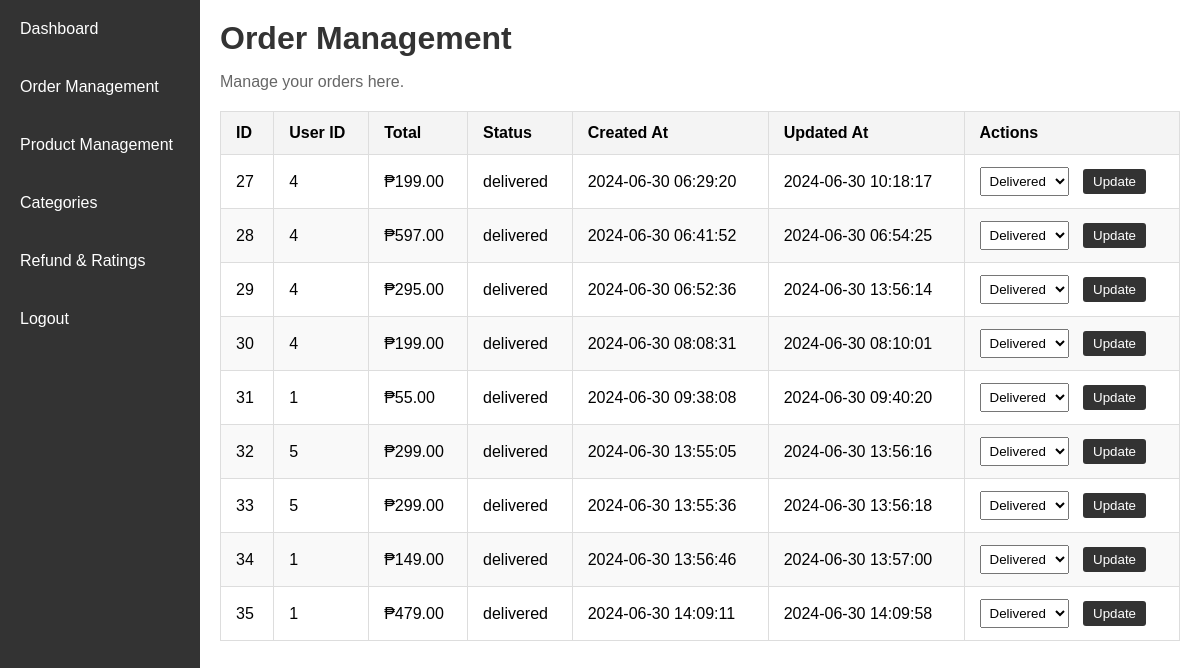
The page /OrderManagement.php (signed in) on the database as committed earlier.
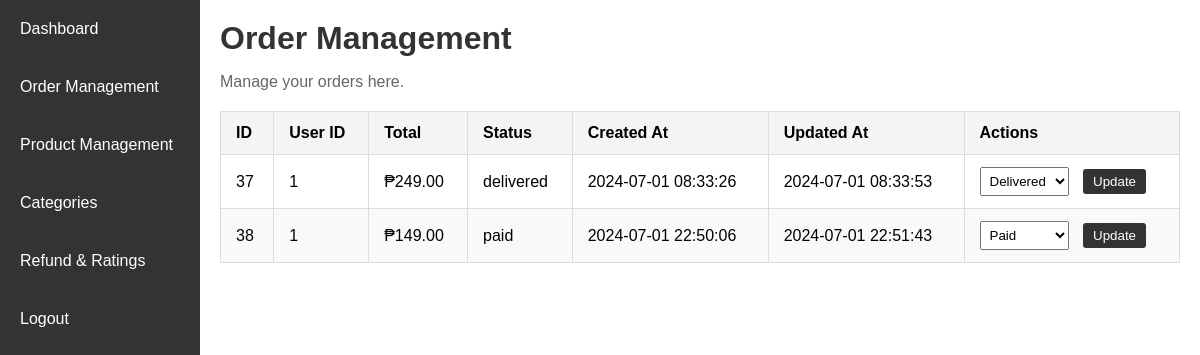
The same page on the database as committed later.
### tables this page shows
CREATE TABLE `orders` (
  `id` int(11) NOT NULL,
  `user_id` int(11) NOT NULL,
  `total` decimal(10,2) NOT NULL,
  `status` enum('pending','shipped','in_transit','delivered','paid','Cancel Order','refund item') NOT NULL DEFAULT 'pending',
  `created_at` timestamp NOT NULL DEFAULT current_timestamp(),
  `updated_at` timestamp NOT NULL DEFAULT current_timestamp() ON UPDATE current_timestamp(),
  `shipping_address` varchar(255) NOT NULL,
  `shipping_city` varchar(100) NOT NULL,
  `shipping_postal_code` varchar(20) NOT NULL,
  `shipping_country` varchar(100) NOT NULL
);

### OrderManagement.php (the view, shortened to what this page needs)
<?php
include 'db.php';
$query = "SELECT * FROM orders";
$result = $conn->query($query);
?>
<!DOCTYPE html>
<html lang="en">
<head>
    <link rel="stylesheet" href="css/admin.css">
</head>
<body>
<div class="admin-container">
    <div class="admin-sidebar">
        <ul>
            <li><a href="admin.php">Dashboard</a></li>
            <li><a href="OrderManagement.php">Order Management</a></li>
            <li><a href="ProductManagement.php">Product Management</a></li>
            <li><a href="Categories.php">Categories</a></li>
            <li><a href="RefundAndRatings.php">Refund & Ratings</a></li>
            <li><a href="logout.php">Logout</a></li>
        </ul>
    </div>
    <div class="admin-main">
        <div class="admin-header">
            <h1>Order Management</h1>
            <p>Manage your orders here.</p>
        </div>
        <div class="admin-orders">
            <table>
                <thead>
                    <tr>
                        <th>ID</th>
                        <th>User ID</th>
                        <th>Total</th>
                        <th>Status</th>
                        <th>Created At</th>
                        <th>Updated At</th>
                        <th>Actions</th>
                    </tr>
                </thead>
                <tbody>
                    <?php while ($row = $result->fetch_assoc()): ?>
                    <tr>
                        <td><?= htmlspecialchars($row['id']) ?></td>
                        <td><?= htmlspecialchars($row['user_id']) ?></td>
                        <td>₱<?= number_format($row['total'], 2) ?></td>
                        <td><?= htmlspecialchars($row['status']) ?></td>
                        <td><?= htmlspecialchars($row['created_at']) ?></td>
                        <td><?= htmlspecialchars($row['updated_at']) ?></td>
                        <td>
                            <form action="OrderManagement.php" method="POST" style="display:inline;">
                                <select name="status">
                                    <option value="paid" <?= $row['status'] === 'paid' ? 'selected' : '' ?>>Paid</option>
                                    <option value="delivered" <?= $row['status'] === 'delivered' ? 'selected' : '' ?>>Delivered</option>
                                </select>
                                <button type="submit">Update</button>
                            </form>
                        </td>
                    </tr>
                    <?php endwhile; ?>
                </tbody>
            </table>
        </div>
    </div>
</div>
</body>
</html>

Rows that differ between the two databases and show on the page:
removed orders: id "27", user "4", total "199.00", status "delivered", created_at "2024-06-30 06:29:20", updated_at "2024-06-30 10:18:17", status "Delivered"
removed orders: id "28", user "4", total "597.00", status "delivered", created_at "2024-06-30 06:41:52", updated_at "2024-06-30 06:54:25", status "Delivered"
removed orders: id "29", user "4", total "295.00", status "delivered", created_at "2024-06-30 06:52:36", updated_at "2024-06-30 13:56:14", status "Delivered"
removed orders: id "30", user "4", total "199.00", status "delivered", created_at "2024-06-30 08:08:31", updated_at "2024-06-30 08:10:01", status "Delivered"
removed orders: id "31", user "1", total "55.00", status "delivered", created_at "2024-06-30 09:38:08", updated_at "2024-06-30 09:40:20", status "Delivered"
removed orders: id "32", user "5", total "299.00", status "delivered", created_at "2024-06-30 13:55:05", updated_at "2024-06-30 13:56:16", status "Delivered"
removed orders: id "33", user "5", total "299.00", status "delivered", created_at "2024-06-30 13:55:36", updated_at "2024-06-30 13:56:18", status "Delivered"
removed orders: id "34", user "1", total "149.00", status "delivered", created_at "2024-06-30 13:56:46", updated_at "2024-06-30 13:57:00", status "Delivered"
removed orders: id "35", user "1", total "479.00", status "delivered", created_at "2024-06-30 14:09:11", updated_at "2024-06-30 14:09:58", status "Delivered"
added orders: id "37", user "1", total "249.00", status "delivered", created_at "2024-07-01 08:33:26", updated_at "2024-07-01 08:33:53", status "Delivered"
added orders: id "38", user "1", total "149.00", status "paid", created_at "2024-07-01 22:50:06", updated_at "2024-07-01 22:51:43", status "Paid"
